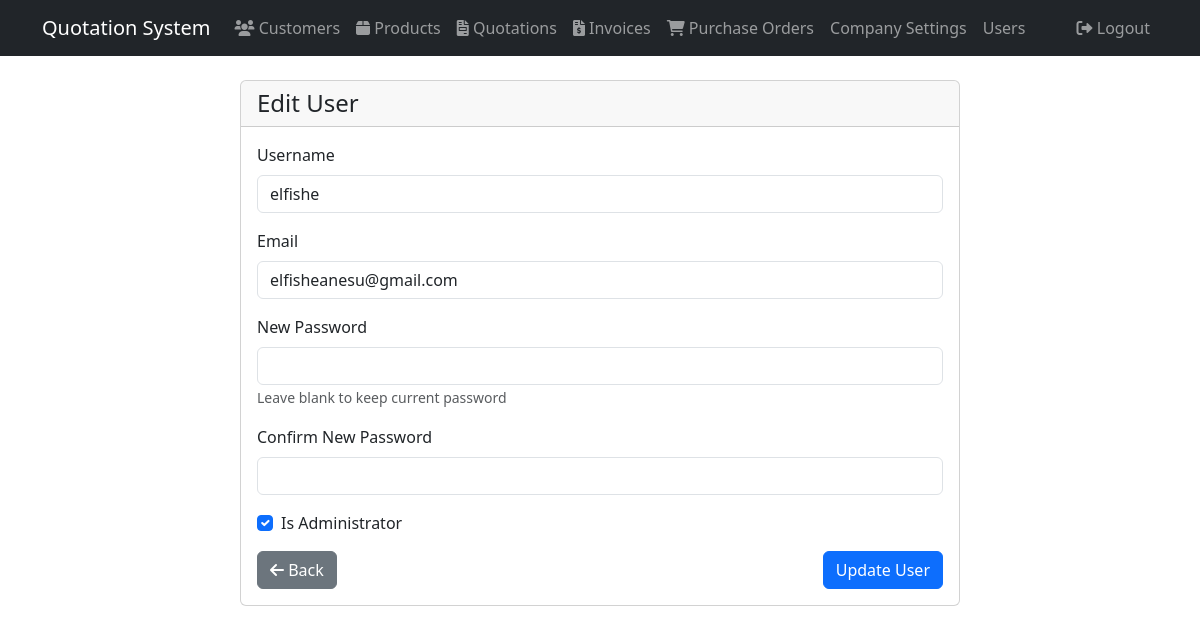
The app's page /users/1/edit (signed in) with its own data.
### models.py (models this page shows)
class User(UserMixin, db.Model):
    id = db.Column(db.Integer, primary_key=True)
    username = db.Column(db.String(80), unique=True, nullable=False)
    email = db.Column(db.String(120), unique=True, nullable=False)
    password = db.Column(db.String(120), nullable=False)
    is_admin = db.Column(db.Boolean, default=False)
    company_id = db.Column(db.Integer, db.ForeignKey('company.id'), nullable=False)
    company = db.relationship('Company', backref=db.backref('users', lazy=True))

### app.py (the view, shortened to what this page needs)
@app.route('/users/<int:id>/edit', methods=['GET', 'POST'])
@login_required
def edit_user(id):
    if not current_user.is_admin:
        flash('You do not have permission to edit users.', 'danger')
        return redirect(url_for('index'))
    user = User.query.get_or_404(id)
    if user.company_id != current_user.company_id:
        flash('You do not have permission to edit this user.', 'danger')
        return redirect(url_for('list_users'))
    form = UserEditForm(obj=user)
    return render_template('users/form.html', form=form, user=user)

### forms.py (shortened to what this page needs)
class UserEditForm(FlaskForm):
    username = StringField('Username', validators=[DataRequired(), Length(min=4, max=80)])
    email = StringField('Email', validators=[DataRequired(), Email()])
    password = PasswordField('New Password', validators=[Optional(), Length(min=6)])
    confirm_password = PasswordField('Confirm New Password', validators=[Optional(), Length(min=6)])
    is_admin = BooleanField('Is Administrator')
    submit = SubmitField('Update User')

### app.py (called while the page is built)
@login_manager.user_loader
def load_user(user_id):
    return User.query.get(int(user_id))

### templates/users/form.html (shortened to what this page needs)
{% extends "base.html" %}
{% block content %}
<div class="container mt-4">
    <div class="row justify-content-center">
        <div class="col-md-8">
            <div class="card">
                <div class="card-header">
                    <h4 class="mb-0">{% if user %}Edit User{% else %}Add User{% endif %}</h4>
                </div>
                <div class="card-body">
                    <form method="POST">
                        <div class="mb-3">
                            {{ form.username.label(class="form-label") }}
                            {{ form.username(class="form-control") }}
                        </div>
                        <div class="mb-3">
                            {{ form.email.label(class="form-label") }}
                            {{ form.email(class="form-control") }}
                        </div>
                        <div class="mb-3">
                            {{ form.password.label(class="form-label") }}
                            {{ form.password(class="form-control") }}
                            {% if user %}
                            <small class="text-muted">Leave blank to keep current password</small>
                            {% endif %}
                        </div>
                        <div class="mb-3">
                            {{ form.confirm_password.label(class="form-label") }}
                            {{ form.confirm_password(class="form-control") }}
                        </div>
                        <div class="mb-3">
                            <div class="form-check">
                                {{ form.is_admin(class="form-check-input") }}
                                {{ form.is_admin.label(class="form-check-label") }}
                            </div>
                        </div>
                        <div class="d-flex justify-content-between">
                            <a href="{{ url_for('list_users') }}" class="btn btn-secondary">
                                <i class="fas fa-arrow-left"></i> Back
                            </a>
                            {{ form.submit(class="btn btn-primary") }}
                        </div>
                    </form>
                </div>
            </div>
        </div>
    </div>
</div>
{% endblock %}

### records on screen
User: username "elfishe", email "elfisheanesu@gmail.com", is_admin "☑"
